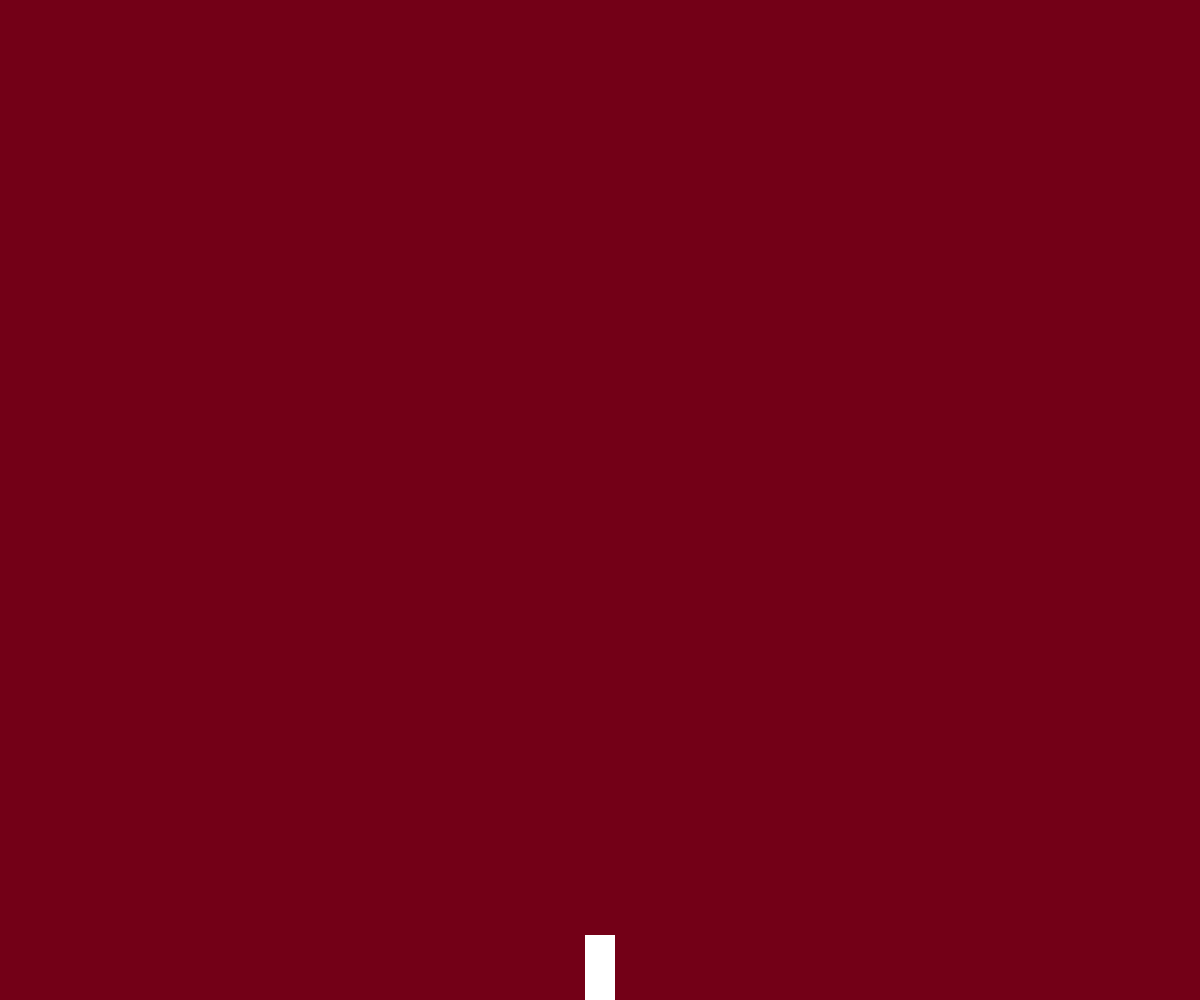
Frame 1 (no input)
Frame 60 (no input): identical to frame 1, image omitted
Frame 120 (the mouse pressed at the canvas centre since frame 60): identical to frame 1, image omitted

The p5.js sketch that drew this single still picture (run headless with seeded random() and noise() and a simulated clock; from frame 60 on, the mouse is pressed at the canvas centre):

// p5.js sketch
// ── sketch.js
var isFinished = false;
var spaceship;
var bulletArray = [];
function setup() {
    createCanvas(window.innerWidth, window.innerHeight);
    spaceship = new Spaceship(width/2, height - 60);
}

function keyPressed() {
    
    if(keyCode === 32) { // fire gun
        bulletArray.push(new Bullet(spaceship.xPos, 10));
    }
    if(keyCode === 37) { // move left   
        spaceship.mouseDown(-5);
    } else if(keyCode === 39) { // move right
        spaceship.mouseDown(5);
    }
}

function keyReleased() {
    if(keyCode !== 32) {
        spaceship.direction = 0;
    }
    
}

function draw() {
    background(115, 0, 23);
    spaceship.draw();
    for(var index = 0; index < bulletArray.length; index++) {
        bulletArray[index].move();
    }
}
// ── Aliens.js
var Alien = function(_x) {
    this.xPos = _x;
    this.yPos = 50;
    this.health = 100;
    this.radius = 20;
    this.isDead = false;

    this.draw = function() {
        if(this.health === 100) {
            fill('green');
        } else if(this.health === 75) {
            fill('yellow');
        } else if(this.health === 50) {
            fill('orange');
        } else if(this.health === 25) {
            fill('red')
        } else {
            fill('black')
        }
        
        ellipse(this.xPos, this.yPos, this.radius * 2, this.radius * 2);
        this.yPos += 0.5;
        if(this.health <= 0) {
            this.isDead = true;
        }
    }

    this.gotHit = function() {
        this.health -= 25;
    }
}
// ── Bullet.js
var Bullet = function(_x, _radius) {
    this.xPos = _x;
    this.yPos = height - 70;
    this.radius = 10;

    this.draw = function() {
        fill(106, 0, 173);
        ellipse(this.xPos, this.yPos, this.radius);
    }
    this.move = function() {
        this.yPos -= 15;
        this.draw();
    }
}
// ── Spaceship.js
var Spaceship = function(_x, _y) {
    this.xPos = _x;
    this.yPos = _y;
    this.direction = 0;

    this.mouseDown = function(_dir) {
        this.direction = _dir;
    }
    
    this.draw = function() {
        fill(255);
        noStroke();
        rectMode(CENTER);
        rect(this.xPos, this.yPos + 30, 30, 70)
        this.xPos += this.direction;
    }

    // this update function will receive a prop, that will help it understand if
    // the spaceship should move right or left.
    this.update = function(magnitude) {
        this.xPos += magnitude;
    }
}
